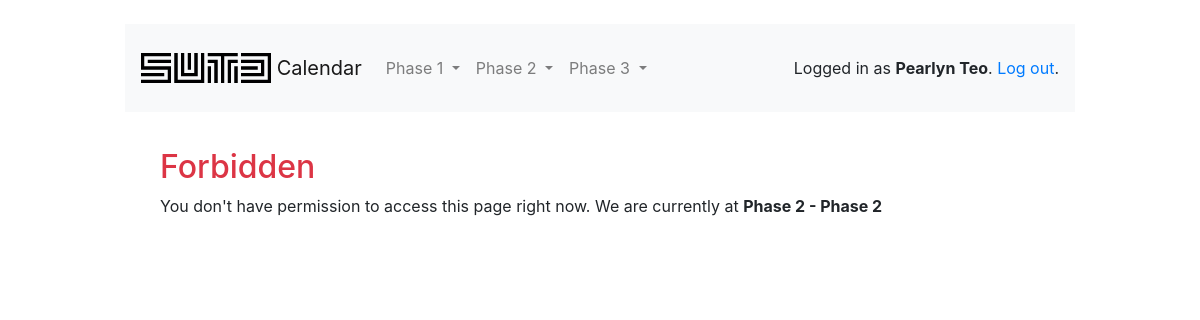
/403 (signed in), run on the app's committed database.
### main/models.py (models this page shows, shortened)
class User(AbstractUser):
    user_type = models.PositiveSmallIntegerField(choices=USER_TYPE_CHOICES, default=5)
    first_name = models.CharField(max_length=50)
    last_name = models.CharField(max_length=50)
    phase = models.PositiveSmallIntegerField(choices=PHASE_CHOICES, default=1)
    def get_user_type(self):
        if self.user_type == usertypes['professor']:
            return 'Professor'
        elif self.user_type == usertypes['coursecoordinators']:
            return 'Course Coordinator'
        elif self.user_type == usertypes['eventplanners']:
            return 'Event Planner'
        elif self.user_type == usertypes['timetableplanner']:
            return 'Timetable Planner'
        else:
            return 'Student'
    def get_phase(self):
        if self.phase == 1:
            return "Phase 1"
        elif self.phase == 2:
            return "Phase 2"
        elif self.phase == 3:
            return "Phase 3"
        else:
            return "None"

### main/views/main.py (the view)
# urls.py: path('403', main.ForbiddenView.as_view(), name='403'),
class ForbiddenView(TemplateView):
    template_name = '403.html'

### templates/403.html (shortened to what this page needs)
{% extends 'base.html' %}
{% block content %}
	<h2 class="text-danger">Forbidden</h2>
	<p>You don't have permission to access this page right now. We are currently at <strong> Phase {{ user.phase }} - {{ user.get_phase }} </strong> </p>
{% endblock %}

### templates/base.html (shortened to what this page needs)
{% load static %}
<!doctype html>
<html lang="en">
  <head>
    <link rel="stylesheet" href="https://maxcdn.bootstrapcdn.com/bootstrap/4.0.0/css/bootstrap.min.css">
  </head>
  <body>
    <div class="container my-4">
      <div class="row justify-content-center">
        <div class="col-md-10 col-sm-12">
          <div class="row">
          <nav class="navbar navbar-expand-lg navbar-light bg-light col-12 mb-3">
            <a class="navbar-brand" href="{% url 'home' %}">
              <img src="{% static 'img/sutdlogo.png' %}" width="130" height="30" class="d-inline-block align-top" alt="">
              Calendar
            </a>
              <div class="collapse navbar-collapse" id="navbarSupportedContent">
                {% if user.get_user_type == 'Professor' %}
                  {% include 'professor_navbar.html' %}
                {% elif user.get_user_type == 'Timetable Planner' %}
                  {% include 'planner_navbar.html' %}
                {% elif user.get_user_type == 'Event Planner' %}
                  {% include 'eventplanner_navbar.html' %}
                {% elif user.get_user_type == 'Course Coordinator' %}
                  {% include 'coordinator_navbar.html' %}
                {% elif user.get_user_type == 'Student' %}
                  {% include 'student_navbar.html' %}
                {% endif %}
              </div>
            <div class="form-inline my-2">
              {% if user.is_authenticated %}
                <p class="pt-3">Logged in as <strong>{{ user.first_name }} {{ user.last_name }}</strong>. <a href="{% url 'logout' %}">Log out</a>.</p>
              {% else %}
                <a href="{% url 'login' %}" class="btn btn-light" role="button">Log in</a>
                <a href="{% url 'signup' %}" id="id_signup" class="btn btn-primary" role="button">Sign up</a>
              {% endif %}
            </div>
          </nav>
          </div>
          <div class="mb-2">
            <div class="card-body">
              {% block content %}
              {% endblock %}
            </div>
          </div>
        </div>
      </div>
    </div>
  </body>
</html>

### data on the page
User: first_name "Pearlyn", last_name "Teo", phase "2", get_phase "Phase 2"
